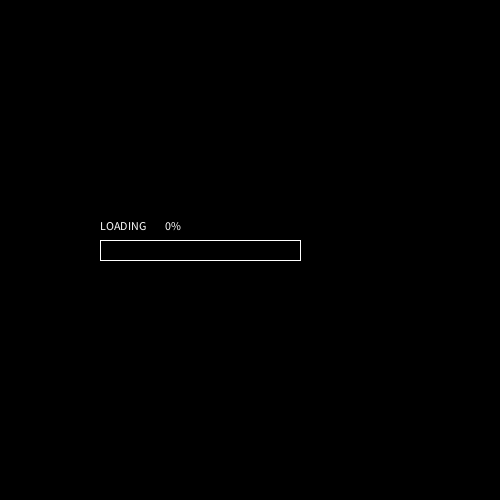
Frame 1 (no input)
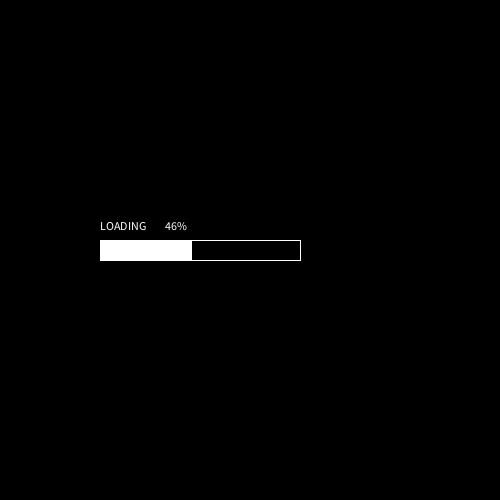
Frame 60 (the mouse pressed at the canvas centre just before this capture)
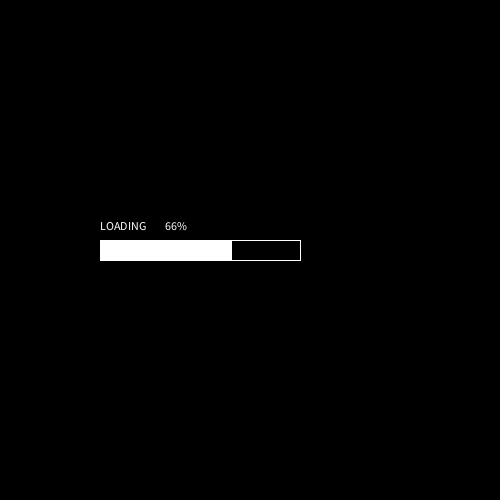
Frame 120 (the mouse held since frame 60 and released just before this capture)

The Processing sketch that drew these frames (run headless with seeded random() and noise(); from frame 60 on, the mouse is pressed at the canvas centre):

// Processing sketch: processing_73336
// ── processing_73336.pde

int mil;
int duration = 5;
int sz;
int percent;
 
void setup() 
{
  size(500, 500);
  background(0);
  mil = millis();
}
 
void draw() 
{
  background(0);
  
  noFill();
  smooth();
  percent = round(map(millis()-mil, 0, duration*1000, 0, 100));
   sz = round(map(millis()-mil, 0, duration*1000, 0, 200));
   
  text("LOADING", 100, 230);
  stroke(255);
  rect(100, 240, 200, 20);
 
  
  if (millis()-mil <= duration*1000)
  {
    fill(255); 
    noStroke();
    rect(100, 240, sz, 20);
    text(percent + "%", 165, 230);
  }
  
  else
  {
    fill(255);
    rect(100,240,200,20);
    text("LOADING COMPLETE 100%", 100, 230);
    
  }

}

void mouseClicked()
{
  if (millis()-mil>=duration*1000)
  {
    mil=millis();
  }
}
